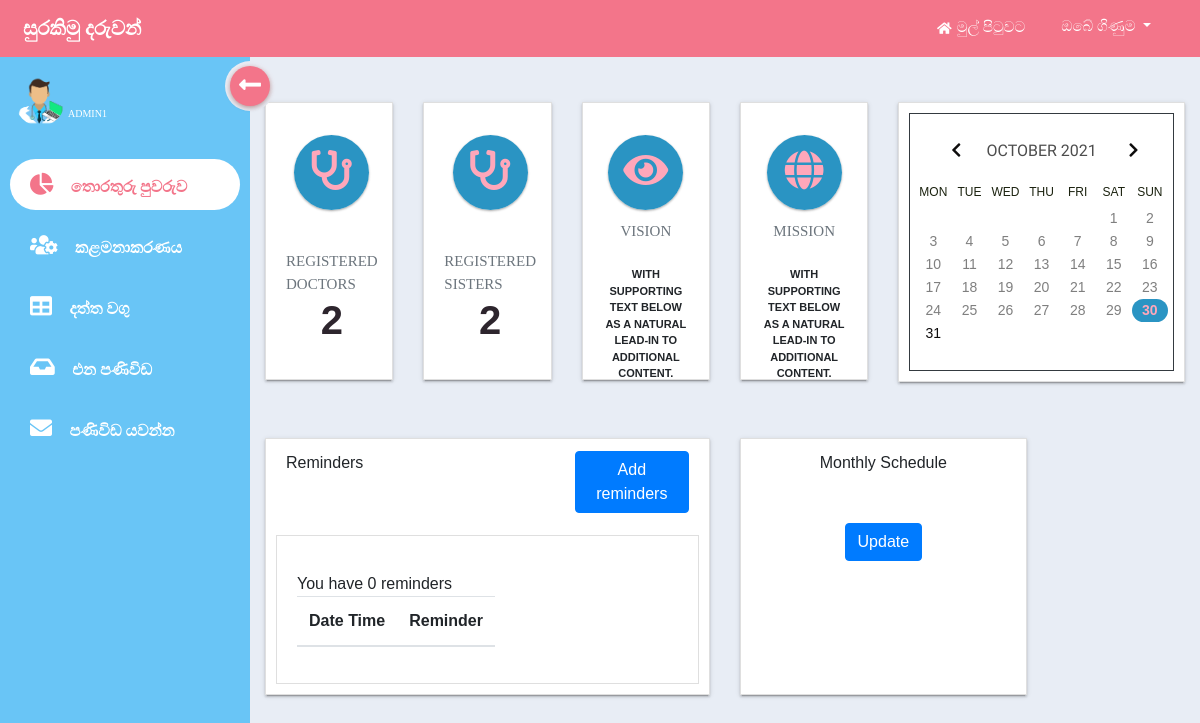
Page /pages/admin-doctor/admin-doc-dashboard.php (signed in) on the earlier database version.
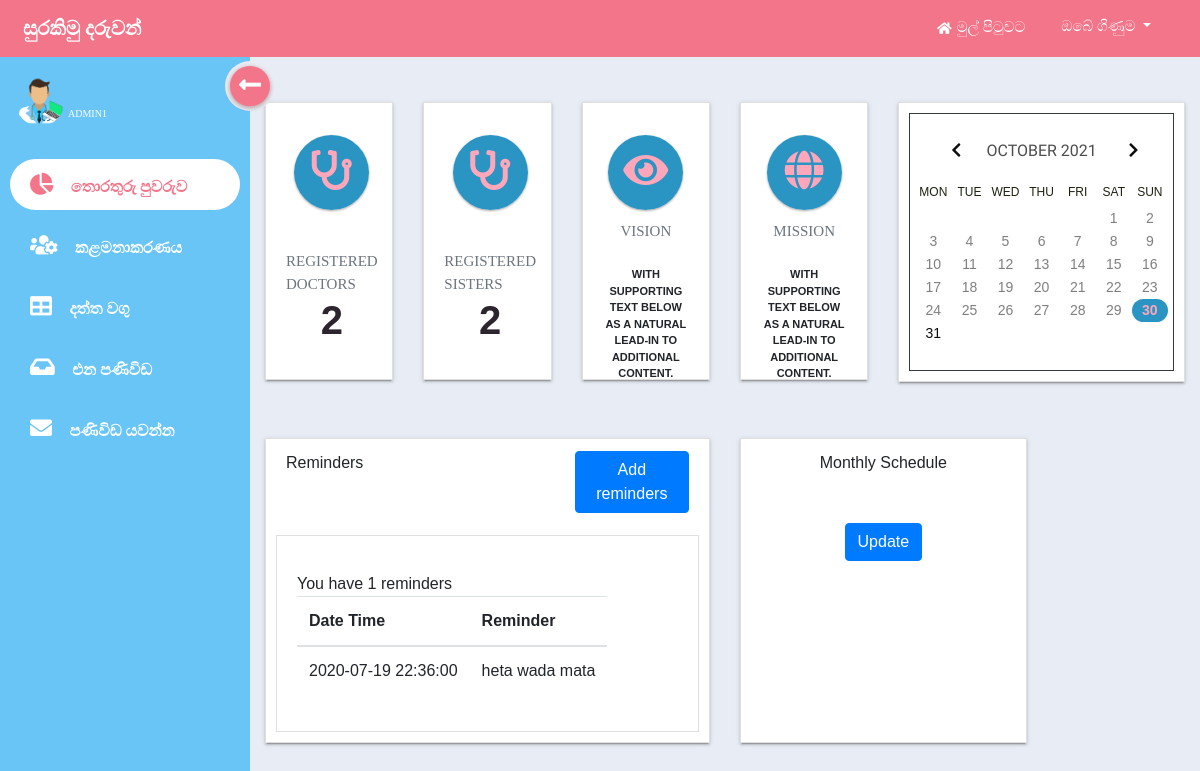
Same page on the later database version.
### tables this page shows
CREATE TABLE `admin_reminder` (
  `admin_id` varchar(50) NOT NULL,
  `admin_reminder` varchar(255) NOT NULL,
  `date_time` datetime NOT NULL
);

### pages/admin-doctor/admin-doc-dashboard.php (the view, shortened to what this page needs)
<!doctype html>
<html lang="en">
<head>
    <?php
    include('../../inc/basic/include-dashboard-css.php');
    ?>
    <link rel="stylesheet" href="/assets/css/calendar/calendar.css">
    <link rel="stylesheet" href="/pages/admin-doctor/css/admin-doc-dashboard-style.css">
</head>
<body>
    <div class="wrapper">
        <?php include('inc/top-navbar.php'); ?>
        <div class="main-body">
            <?php include('inc/sidebar.php'); ?>
            <div class="content">
                <div class="container">
                    <div class="row mt-4 mb-5">
                        <div class="col-xl-2 col-lg-4 col-md-6 mb-2">
                            <a class="text-decoration-none" href="/doctor/view-babies">
                                <div class="card card-stats">
                                    <div class="card-header stat-header">
                                        <div class="card-icon icon-color">
                                            <i class="fas fa-stethoscope"></i>
                                        </div>
                                        <p class="card-category">Registered Doctors</p>
                                        <?php
                                        $query1="SELECT COUNT('doc_id') AS docCount FROM doctor";
                                        $result1=mysqli_query($conn, $query1);
                                        $row1=mysqli_fetch_assoc($result1);
                                        ?>
                                        <h3 class="card-title counter"><?php echo $row1['docCount']; ?></h3>
                                    </div>
                                </div>
                            </a>
                        </div>
                        <div class="col-xl-2 col-lg-4 col-md-6 mb-2">
                            <a class="text-decoration-none" href="/doctor/inbox">
                                <div class="card card-stats">
                                    <div class="card-header stat-header">
                                        <div class="card-icon icon-color">
                                            <i class="fas fa-stethoscope"></i>
                                        </div>
                                        <p class="card-category">Registered Sisters</p>
                                        <?php
                                        $query2="SELECT COUNT('sis_id') AS sisCount FROM sister";
                                        $result2=mysqli_query($conn, $query2);
                                        $row2=mysqli_fetch_assoc($result2);
                                        ?>
                                        <h3 class="card-title counter"><?php echo $row2['sisCount']; ?></h3>
                                    </div>
                                </div>
                            </a>
                        </div>
                        <div class="col-xl-2 col-lg-4 col-md-6 mb-2">
                            <div class="card card-stats">
                                <div class="card-header stat-header">
                                    <div class="card-icon icon-color text-center">
                                        <i class="fas fa-eye"></i>
                                    </div>
                                    <p class="admin-category">Vision</p>
                                    <p class="admin-text text-center">With supporting text below as a natural lead-in to additional content.</p>
                                </div>
                            </div>
                        </div>
                        <div class="col-xl-2 col-lg-4 col-md-6 mb-2">
                            <div class="card card-stats">
                                <div class="card-header stat-header">
                                    <div class="card-icon icon-color text-center">
                                        <i class="fas fa-globe"></i>
                                    </div>
                                    <p class="admin-category">Mission</p>
                                    <p class="admin-text text-center">With supporting text below as a natural lead-in to additional content.</p>
                                </div>
                            </div>
                        </div>
                        <div class="col-xl-4 col-lg-4 col-md-6 mb-2">
                            <div class="card card-cal" style="height: 100%;width:100%;">
                                <div class="calendar calendar-first" id="calendar_first">
                                    <div class="calendar_header">
                                        <button class="switch-month switch-left"> <i class="fa fa-chevron-left"></i></button>
                                        <h2></h2>
                                        <button class="switch-month switch-right"> <i class="fa fa-chevron-right"></i></button>
                                    </div>
                                    <div class="calendar_weekdays"></div>
                                    <div class="calendar_content"></div>
                                </div>
                            </div>
                        </div>
                    </div>
                    <div class="row mt-4 mb-5 parent">
                        <div class="col-md-6">
                            <div class="card card-reminders">
                                <div class="card-header">
                                    <div class="row">
                                        <div class="col-md-8">
                                            <p>Reminders</p>
                                        </div>
                                        <div class="col-md-4">
                                            <a data-toggle="modal" href="#reminderModal"
                                                class="btn btn-primary align-right">Add reminders</a>
                                        </div>
                                    </div>
                                </div>
                                <div class="card-body">
                                    <p class="mt-3 mb-0 text-sm">
                                        <?php
                                        $query1="SELECT * FROM admin_reminder WHERE admin_id='".$_SESSION['admin_id']."'";
                                        $result1=mysqli_query($conn, $query1);
                                        $num_rows1=mysqli_num_rows($result1);
                                        ?>
                                        <span class="text-nowrap">You have <?php echo $num_rows1; ?> reminders</span>
                                    </p>
                                    <table class="table mdl-data-table table-responsive bordered" id="datatable">
                                        <thead>
                                            <tr>
                                                <th>Date Time</th>
                                                <th>Reminder</th>
                                            </tr>
                                        </thead>
                                        <tbody>
                                            <?php
                                if ($result1) {
                                    while ($row = mysqli_fetch_assoc($result1)) {
                                        ?>
                                            <tr>
                                                <td><?php echo $row['date_time']; ?></td>
                                                <td><?php echo $row['admin_reminder']; ?></td>
                                            </tr>
                                            <?php
                                    }
                                }
                                ?>
                                        </tbody>
                                    </table>
                                </div>
                            </div>
                        </div>
                        <div class="col-md-4">
                            <div class="card card-schedule">
                                <div class="card-header text-center">
                                    <p>Monthly Schedule</p>
                                </div>
                                <div class="card-body text-center">
                                    <a href="/admin/schedule" class="btn btn-primary">Update</a>
                                </div>
                            </div>
                        </div>
                    </div>
                </div>
            </div>
        </div>
    </div>
</body>
</html>

### inc/basic/include-dashboard-css.php
<link rel="stylesheet" href="/assets/css/fontawesome/css/all.css">
<link rel="stylesheet" href="/assets/css/unicode-fonts.css">
<link rel="stylesheet" href="/assets/css/english-fonts.css">
<link rel="stylesheet" href="/assets/css/material-design-iconic-font.min.css">
<link rel="stylesheet" href="/assets/css/bootstrap.min.css">
<link rel="stylesheet" href="/assets/css/animate.css">
<link rel="stylesheet" href="/assets/css/dashboard-style.css">

### pages/admin-doctor/inc/top-navbar.php (shortened to what this page needs)
<div class="top-navbar">
    <nav class="navbar navbar-expand-md navbar-dark fixed-top">
        <div class="container-fluid">
            <a class="navbar-brand text-uppercase font-weight-bold" href="#">සුරකිමු දරුවන්</a>
            <div class="collapse navbar-collapse" id="navbarResponsive">
                <ul class="navbar-nav ml-auto">
                    <li class="nav-item">
                        <a class="nav-link" href="/">
                            <i class="fas fa-home"></i>
                            <span class="text-uppercase">මුල් පිටුවට</span>
                        </a>
                    </li>
                    <li class="nav-item dropdown">
                        <a class="nav-link dropdown-toggle text-uppercase" href="#" id="navbarDropdown" role="button" data-toggle="dropdown" aria-haspopup="true" aria-expanded="false">
                            ඔබේ ගිණුම
                        </a>
                    </li>
                </ul>
            </div>
        </div>
    </nav>
</div>

### pages/admin-doctor/inc/sidebar.php (shortened to what this page needs)
<div class="sidebar-menu">
    <div class="inner-sidebar-menu">
        <div class="user-area pb-2 mb-3">
            <img src="/pages/admin-doctor/img/doctor.png" width="50" class="rounded-circle">
            <a href="#" class="text-uppercase"> <?php echo($_SESSION['admin_id']); ?> </a>
        </div>
        <ul>
            <li>
                <a href="/admin/dashboard" class="text-uppercase a-dash">
                    <span class="icon">
                        <i class="fas fa-chart-pie" aria-hidden="true"></i>
                    </span>
                    <span class="list">තොරතුරු පුවරුව</span>
                </a>
            </li>
            <li>
                <a class="text-uppercase" data-toggle="collapse" href="#manage" id="manage-users">
                    <span class="icon">
                        <i class="fas fa-users-cog" aria-hidden="true"></i>
                    </span>
                    <span class="list">කළමනාකරණය</span>
                </a>
            </li>
            <li>
                <a href="/admin/table" class="text-uppercase a-table">
                    <span class="icon">
                        <i class="fas fa-table" aria-hidden="true"></i>
                    </span>
                    <span class="list">දත්ත වගු</span>
                </a>
            </li>
            <li>
                <a href="/admin/inbox" class="text-uppercase a-inbox">
                    <span class="icon">
                        <i class="fas fa-inbox" aria-hidden="true"></i>
                    </span>
                    <span class="list">එන පණිවිඩ</span>
                </a>
            </li>
            <li>
                <a href="/admin/send-messages" class="text-uppercase a-send">
                    <span class="icon">
                        <i class="fas fa-envelope" aria-hidden="true"></i>
                    </span>
                    <span class="list">පණිවිඩ යවන්න</span>
                </a>
            </li>
        </ul>
        <div class="hamburger">
            <div class="inner-hamburger">
                <span class="arrow">
                    <i class="fas fa-long-arrow-alt-left" aria-hidden="true"></i>
                </span>
            </div>
        </div>
    </div>
</div>

### assets/css/dashboard-style.css (style rules this page uses)
* { margin: 0; padding: 0; list-style: none; text-decoration: none; box-sizing: border-box; font-family: 'Montserrat', sans-serif; }
body { background: #e8edf5; width: 100%; height: 100%; }
.navbar-nav { float: right; text-align: right; }
.navbar { background: #f3758a; }
.navbar-brand { font-family: 'yaldevicolombo'; font-size: 20px; margin-left: -8px; }
.nav-item { display: flex; float: right; color: #fff; cursor: pointer; padding: 1px 10px; }
.nav-item .nav-link { margin: 0 !important; margin-top: 3px; }
.nav-item .nav-link i { margin-right: 2px; font-size: 13px; }
.nav-item .nav-link span { font-family: 'abhaya'; font-size: 15px; position: relative; top: -1px; }
.nav-item.dropdown a { font-family: 'abhaya'; font-size: 15px; padding: 0; padding-top: 6px; padding-right: 5px; }
.nav-link { color: white !important; font-size: 11px; }
.sidebar-menu { position: fixed; top: 56px; left: 0; background: #69c5f6; width: 250px; height: 100%; transition: all 0.3s linear; z-index: 2; }
.inner-sidebar-menu { position: relative; padding-top: 60px; }
.user-area { margin-top: -50px; padding: 10px 15px; display: flex; max-height: 68px; }
.user-area img { width: 50px; height: 50px; }
.user-area a { font-family: 'Poppins'; text-decoration: none; color: #fff; font-size: 10px; margin-top: 30px; margin-left: 3px; }
.inner-sidebar-menu ul { margin-top: 25px; }
.inner-sidebar-menu ul li a { color: white; padding: 9px 20px; display: block; white-space: nowrap; text-decoration: none; margin: 10px; outline: none; }
.inner-sidebar-menu ul li a .list { font-family: 'yaldevicolombo'; font-size: 16px; font-weight: bold; margin-left: 5px; }
.inner-sidebar-menu ul li a span { display: inline-block; }
.inner-sidebar-menu ul li a .icon { margin-right: 8px; font-size: 22px }
.inner-sidebar-menu ul li a.active { background: #fff; border-radius: 30px; color: #f3758a; }
.hamburger { position: absolute; top: 5px; right: -25px; width: 50px; height: 50px; background: #e8edf5; border-radius: 50%; cursor: pointer; }
.inner-hamburger, .arrow { position: absolute; top: 50%; left: 50%; transform: translate(-50%,-50%); }
.inner-hamburger { width: 40px; border-radius: 50%; height: 40px; background: #f3758a; box-shadow: 0 2px 5px 0 rgba(0,0,0,.2),0 1px 6px -2px rgba(244,67,54,.6); }
.arrow { color: #fff; font-size: 25px; }
.content { width: calc(100% - 250px); margin-left: 250px; margin-top: 58px; padding-top: 20px; transition: all 0.3s linear; }

### assets/css/calendar/calendar.css (style rules this page uses)
body { margin-top: 3%; }
.calendar, .calendar_weekdays, .calendar_content { max-width: 300px; }
.calendar { border: 1px solid #343a40; padding: 25px 5px; margin: auto; font-family:'Muli', sans-serif; font-weight: 400; }
.calendar_content, .calendar_weekdays, .calendar_header { position: relative; overflow: hidden; }
.calendar_header { padding-bottom: 20px; padding-right: 30px; padding-left: 30px; width: 100%; display: flex; justify-content: center; text-align: center; }
.calendar_header h2 { font-family:'Muli', sans-serif; font-size: 16px; font-weight: 500; margin: auto; color: #4d4d4d; width:70%; }
button.switch-month { background-color: transparent; outline: none; border: none; box-shadow: none; padding-left: 6px; padding-right: 6px; color: #0e0c0c; width:8%; transition: color .2s; }

Differences in the rows shown:
added admin_reminder: date_time "2020-07-19 22:36:00", admin_reminder "heta wada mata"
Other differences:
$num_rows1: "0" → "1"
